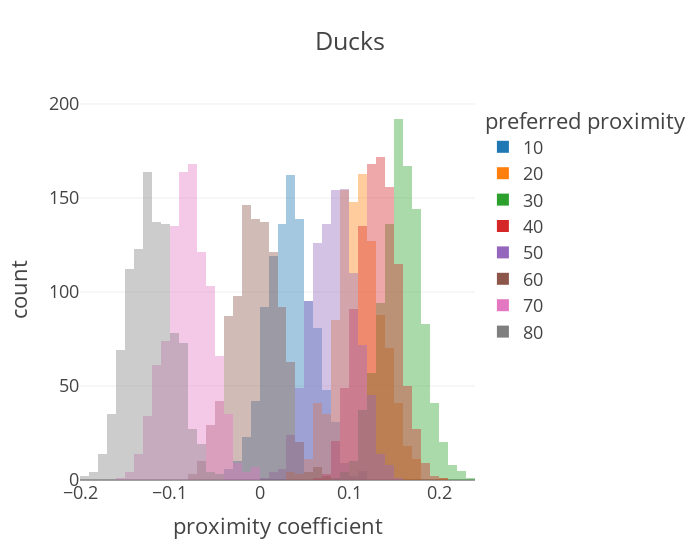

Notebook code cell kept with this figure:
### Code cell
duck_outcomes_path = os.path.join(
    root, "data/foraging/central_park_birds_cleaned_2022/duck_outcomes.pkl"
)

if not smoke_test:
    duck_outcomes = dill.load(open(duck_outcomes_path, "rb"))

    ducks_coefs_plot = plot_coefs(
        duck_outcomes, "Ducks", ann_start_y=350, ann_break_y=50, generate_object=True
    )

    ducks_coefs_plot.show()

    pio.write_image(
        ducks_coefs_plot,
        os.path.join(root, "docs/figures/duck_coefs_plot.png"),
        engine="kaleido",
        width=700,
        scale=5,
    )

### Figure 1 — Plotly figure (JSON) as saved in the notebook; plotly's stock layout.template omitted (floating-point values rounded to 4 significant figures; data arrays with more than 128 entries replaced by an {"elided": "..."} marker saying what was removed)
{"data": [{"alignmentgroup": "True", "bingroup": "x", "hovertemplate": "preferred proximity=10<br>proximity coefficient=%{x}<br>count=%{y}<extra></extra>", "legendgroup": "10", "marker": {"color": "#1F77B4", "opacity": 0.4, "pattern": {"shape": ""}}, "name": "10", "offsetgroup": "10", "orientation": "v", "showlegend": true, "type": "histogram", "x": {"elided": "1000 float values"}, "xaxis": "x", "yaxis": "y"}, {"alignmentgroup": "True", "bingroup": "x", "hovertemplate": "preferred proximity=20<br>proximity coefficient=%{x}<br>count=%{y}<extra></extra>", "legendgroup": "20", "marker": {"color": "#FF7F0E", "opacity": 0.4, "pattern": {"shape": ""}}, "name": "20", "offsetgroup": "20", "orientation": "v", "showlegend": true, "type": "histogram", "x": {"elided": "1000 float values"}, "xaxis": "x", "yaxis": "y"}, {"alignmentgroup": "True", "bingroup": "x", "hovertemplate": "preferred proximity=30<br>proximity coefficient=%{x}<br>count=%{y}<extra></extra>", "legendgroup": "30", "marker": {"color": "#2CA02C", "opacity": 0.4, "pattern": {"shape": ""}}, "name": "30", "offsetgroup": "30", "orientation": "v", "showlegend": true, "type": "histogram", "x": {"elided": "1000 float values"}, "xaxis": "x", "yaxis": "y"}, {"alignmentgroup": "True", "bingroup": "x", "hovertemplate": "preferred proximity=40<br>proximity coefficient=%{x}<br>count=%{y}<extra></extra>", "legendgroup": "40", "marker": {"color": "#D62728", "opacity": 0.4, "pattern": {"shape": ""}}, "name": "40", "offsetgroup": "40", "orientation": "v", "showlegend": true, "type": "histogram", "x": {"elided": "1000 float values"}, "xaxis": "x", "yaxis": "y"}, {"alignmentgroup": "True", "bingroup": "x", "hovertemplate": "preferred proximity=50<br>proximity coefficient=%{x}<br>count=%{y}<extra></extra>", "legendgroup": "50", "marker": {"color": "#9467BD", "opacity": 0.4, "pattern": {"shape": ""}}, "name": "50", "offsetgroup": "50", "orientation": "v", "showlegend": true, "type": "histogram", "x": {"elided": "1000 float values"}, "xaxis": "x", "yaxis": "y"}, {"alignmentgroup": "True", "bingroup": "x", "hovertemplate": "preferred proximity=60<br>proximity coefficient=%{x}<br>count=%{y}<extra></extra>", "legendgroup": "60", "marker": {"color": "#8C564B", "opacity": 0.4, "pattern": {"shape": ""}}, "name": "60", "offsetgroup": "60", "orientation": "v", "showlegend": true, "type": "histogram", "x": {"elided": "1000 float values"}, "xaxis": "x", "yaxis": "y"}, {"alignmentgroup": "True", "bingroup": "x", "hovertemplate": "preferred proximity=70<br>proximity coefficient=%{x}<br>count=%{y}<extra></extra>", "legendgroup": "70", "marker": {"color": "#E377C2", "opacity": 0.4, "pattern": {"shape": ""}}, "name": "70", "offsetgroup": "70", "orientation": "v", "showlegend": true, "type": "histogram", "x": {"elided": "1000 float values"}, "xaxis": "x", "yaxis": "y"}, {"alignmentgroup": "True", "bingroup": "x", "hovertemplate": "preferred proximity=80<br>proximity coefficient=%{x}<br>count=%{y}<extra></extra>", "legendgroup": "80", "marker": {"color": "#7F7F7F", "opacity": 0.4, "pattern": {"shape": ""}}, "name": "80", "offsetgroup": "80", "orientation": "v", "showlegend": true, "type": "histogram", "x": {"elided": "1000 float values"}, "xaxis": "x", "yaxis": "y"}], "layout": {"barmode": "overlay", "legend": {"title": {"text": "preferred proximity"}, "tracegroupgap": 0}, "title": {"text": "Ducks"}, "width": 700, "xaxis": {"anchor": "y", "domain": [0, 1], "title": {"text": "proximity coefficient"}}, "yaxis": {"anchor": "x", "domain": [0, 1], "title": {"text": "count"}}}}
